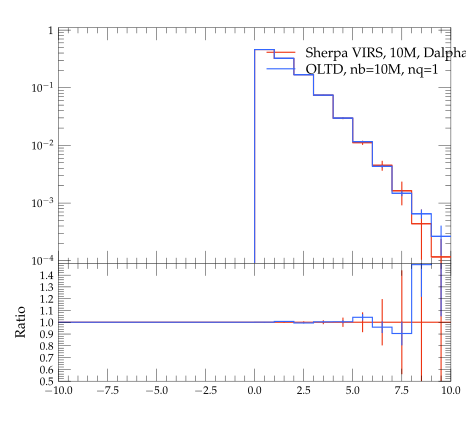

Reproduce this figure in Python.
#! /usr/bin/env python

# This Python script was auto-generated using YODA v2.0.0.
# Analysis object: /evtb/cutEg_tjg_deta
# Timestamp: 16-04-2024 (10:05:22)

import matplotlib as mpl
import matplotlib.pyplot as plt
mpl.use('Agg') # comment out for interactive use
import os
import numpy as np

plotDir = os.path.split(os.path.realpath(__file__))[0]
if 'YODA_USER_PLOT_PATH' in globals():
    plot_outdir = globals()['YODA_USER_PLOT_PATH']
else:
    plot_outdir = plotDir

#plot style
plt.style.use(os.path.join(plotDir, '../default.mplstyle'))
# plot metadata
figW, figH = plt.rcParams['figure.figsize']
ax_xLabel = r''
ax_yLabel = r''
ax_title  = r''
ax_xScale = 'linear'
ax_yScale = 'log'
xLims = (-10.0, 10.0)
yLims = (9e-05, 1.1)

# TeX-friendly labels for the legend
labels = [ r"Sherpa VIRS, 10M, Dalpha=0.01", r"OLTD, nb=10M, nq=1" ]

# Create figure and axis objects
fig, (ax, ratio0_ax) = plt.subplots(2, 1, sharex=True,
                  figsize=(figW,figH), gridspec_kw={'height_ratios': (2, 1)})
ratio0_ax.yaxis.set_major_locator(mpl.ticker.MultipleLocator(0.1))
ratio0_ax.set_ylim(0.5, 1.4999)
ratio0_ax.set_ylabel('Ratio')

# LineColor map: curve index -> color
linecolors = {0: '#EE3311', 1: '#3366FF'}
# the numerical data is stored in a separate file
dataf = dict()
prefix = os.path.split(__file__)[0]
if prefix:    prefix = prefix + '/'
exec(open(prefix+'cutEg_tjg_deta__data.py').read(), dataf)


legend_handles = [] # keep track of handles for the legend

# style options for curves
# starts at zorder>=5 to draw curve on top of legend
styles = {
  'curve0': {
    'color' : linecolors[0],
    'linestyle' : '-',
    'marker' : 'o',
    'zorder' : 5,
    'histstyle' : True,
  },
  'curve1': {
    'color' : linecolors[1],
    'linestyle' : '-',
    'marker' : 'o',
    'zorder' : 6,
    'histstyle' : True,
  },
}
# curve from input yoda files in main panel
for label in dataf['yvals'].keys():
    if all(np.isnan(v) for v in dataf['yvals'][label]):
        continue
    tmp = None
    if styles[label]['histstyle']: # draw as histogram
        tmp, = ax.plot(dataf['xedges'], dataf['yedges'][label],
                       color=styles[label]['color'],
                       linestyle=styles[label]['linestyle'],
                       drawstyle='steps-pre', solid_joinstyle='miter',
                       zorder=styles[label]['zorder'], label=label)
        ax.errorbar(dataf['xpoints'], dataf['yvals'][label], color=styles[label]['color'],
                    xerr=dataf['xerrs'], yerr=[dataf['ydowns'][label], dataf['yups'][label]],
                    linestyle='none', zorder=styles[label]['zorder'])
    else: # draw as scatter
        tmp = ax.errorbar(dataf['xpoints'], dataf['yvals'][label],
                          xerr=dataf['xerrs'],
                          yerr=[ dataf['ydowns'][label],
                          dataf['yups'][label] ],
                          fmt=styles[label]['marker'],
                          ecolor=styles[label]['color'],
                          color=styles[label]['color'], zorder=2)
        tmp[-1][0].set_linestyle(styles[label]['linestyle'])
    legend_handles += [tmp]
    for varLabel in dataf['variation_yvals'].keys():
        if varLabel.startswith(label):
            tmp, = ax.plot(dataf['xedges'], dataf['variation_yvals'][varLabel],
                           color=styles[label]['color'],
                           linestyle=styles[label]['linestyle'],
                           drawstyle='steps-pre', solid_joinstyle='miter',
                           zorder=styles[label]['zorder'], alpha=0.5)


# plots on ratio panel
# curve from input yoda files in ratio panel
for label, yvals in dataf['ratio0_yvals'].items():
    if all(np.isnan(v) for v in yvals):
        continue
    if styles[label]['histstyle']: # plot as histogram
        ratio0_ax.plot(dataf['xedges'], yvals,
                       color=styles[label]['color'],
                       linestyle=styles[label]['linestyle'],
                       drawstyle='steps-pre', zorder=1,
                       solid_joinstyle='miter')
        ratio0_ax.vlines(dataf['xpoints'],
                         dataf['ratio0_ymin'][label],
                         dataf['ratio0_ymax'][label],
                         color=styles[label]['color'], zorder=1)
    else: # plot as scatter
        tmp = ratio0_ax.errorbar(dataf['xpoints'],
                                 yvals, xerr=dataf['xerrs'],
                                 yerr=dataf['ratio0_yerrs'][label],
                                 fmt=styles[label]['marker'],
                                 ecolor=styles[label]['color'],
                                 color=styles[label]['color'])
        tmp[-1][0].set_linestyle(styles[label]['linestyle'])

    for varlabel in dataf['ratio0_variation_vals'].keys():
        if varlabel.startswith(label):
            ratio0_ax.plot(dataf['xedges'],
                            dataf['ratio0_variation_vals'][varlabel],
                            color=styles[label]['color'],
                            linestyle=styles[label]['linestyle'],
                            drawstyle='steps-pre', solid_joinstyle='miter',
                            zorder=1, alpha=0.5)

legend_pos = (0.5, 0.97)
ax.legend(legend_handles, labels, loc='upper left', bbox_to_anchor=legend_pos)

# set plot metadata as defined above
ratio0_ax.set_xlabel(ax_xLabel)
ratio0_ax.xaxis.set_label_coords(1., -.15)
ax.set_ylabel(ax_yLabel, loc='top')
ax.set_title(ax_title, loc='left')
ax.set_xscale(ax_xScale)
ax.set_yscale(ax_yScale)
ax.set_xlim(xLims)
ax.set_ylim(yLims)

# tick formatting
plt.rcParams['xtick.top'] = True
plt.rcParams['ytick.right'] = True
ax.yaxis.set_major_locator(mpl.ticker.LogLocator(base=10.0, numticks=np.inf))
ax.yaxis.set_minor_locator(mpl.ticker.LogLocator(
                           base=10.0, subs=np.arange(0.1, 1, 0.1), numticks=np.inf))
fig.align_ylabels((ax, ratio0_ax))
plt.savefig(os.path.join(plot_outdir, 'cutEg_tjg_deta.pdf'), format='PDF')
plt.savefig(os.path.join(plot_outdir, 'cutEg_tjg_deta.png'), format='PNG')

plt.close(fig)
